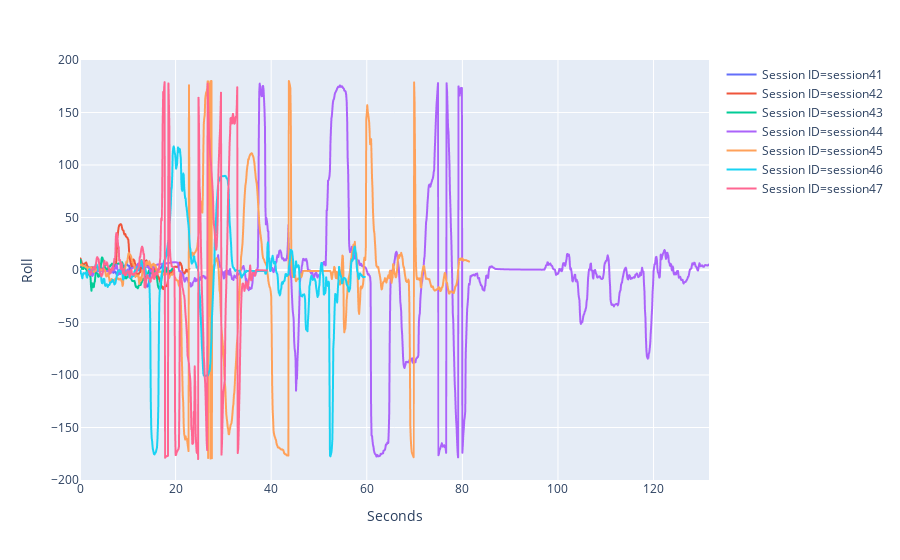

Source (notebook cell):
### Code cell
fig = px.line(df, x="Seconds", y="Roll", color="Session ID")
fig.show()

### Figure 1 — Plotly figure (JSON) as saved in the notebook; plotly's stock layout.template omitted (floating-point values rounded to 4 significant figures; data arrays with more than 128 entries replaced by an {"elided": "..."} marker saying what was removed)
{"data": [{"hoverlabel": {"namelength": 0}, "hovertemplate": "Session ID=session41<br>Seconds=%{x}<br>Roll=%{y}", "legendgroup": "Session ID=session41", "line": {"color": "#636efa", "dash": "solid"}, "mode": "lines", "name": "Session ID=session41", "showlegend": true, "type": "scattergl", "x": {"elided": "197 float values"}, "xaxis": "x", "y": {"elided": "197 float values"}, "yaxis": "y"}, {"hoverlabel": {"namelength": 0}, "hovertemplate": "Session ID=session42<br>Seconds=%{x}<br>Roll=%{y}", "legendgroup": "Session ID=session42", "line": {"color": "#EF553B", "dash": "solid"}, "mode": "lines", "name": "Session ID=session42", "showlegend": true, "type": "scattergl", "x": {"elided": "230 float values"}, "xaxis": "x", "y": {"elided": "230 float values"}, "yaxis": "y"}, {"hoverlabel": {"namelength": 0}, "hovertemplate": "Session ID=session43<br>Seconds=%{x}<br>Roll=%{y}", "legendgroup": "Session ID=session43", "line": {"color": "#00cc96", "dash": "solid"}, "mode": "lines", "name": "Session ID=session43", "showlegend": true, "type": "scattergl", "x": {"elided": "196 float values"}, "xaxis": "x", "y": {"elided": "196 float values"}, "yaxis": "y"}, {"hoverlabel": {"namelength": 0}, "hovertemplate": "Session ID=session44<br>Seconds=%{x}<br>Roll=%{y}", "legendgroup": "Session ID=session44", "line": {"color": "#ab63fa", "dash": "solid"}, "mode": "lines", "name": "Session ID=session44", "showlegend": true, "type": "scattergl", "x": {"elided": "1296 float values"}, "xaxis": "x", "y": {"elided": "1296 float values"}, "yaxis": "y"}, {"hoverlabel": {"namelength": 0}, "hovertemplate": "Session ID=session45<br>Seconds=%{x}<br>Roll=%{y}", "legendgroup": "Session ID=session45", "line": {"color": "#FFA15A", "dash": "solid"}, "mode": "lines", "name": "Session ID=session45", "showlegend": true, "type": "scattergl", "x": {"elided": "815 float values"}, "xaxis": "x", "y": {"elided": "815 float values"}, "yaxis": "y"}, {"hoverlabel": {"namelength": 0}, "hovertemplate": "Session ID=session46<br>Seconds=%{x}<br>Roll=%{y}", "legendgroup": "Session ID=session46", "line": {"color": "#19d3f3", "dash": "solid"}, "mode": "lines", "name": "Session ID=session46", "showlegend": true, "type": "scattergl", "x": {"elided": "597 float values"}, "xaxis": "x", "y": {"elided": "597 float values"}, "yaxis": "y"}, {"hoverlabel": {"namelength": 0}, "hovertemplate": "Session ID=session47<br>Seconds=%{x}<br>Roll=%{y}", "legendgroup": "Session ID=session47", "line": {"color": "#FF6692", "dash": "solid"}, "mode": "lines", "name": "Session ID=session47", "showlegend": true, "type": "scattergl", "x": {"elided": "374 float values"}, "xaxis": "x", "y": {"elided": "374 float values"}, "yaxis": "y"}], "layout": {"legend": {"tracegroupgap": 0}, "margin": {"t": 60}, "xaxis": {"anchor": "y", "domain": [0, 1], "title": {"text": "Seconds"}}, "yaxis": {"anchor": "x", "domain": [0, 1], "title": {"text": "Roll"}}}}
